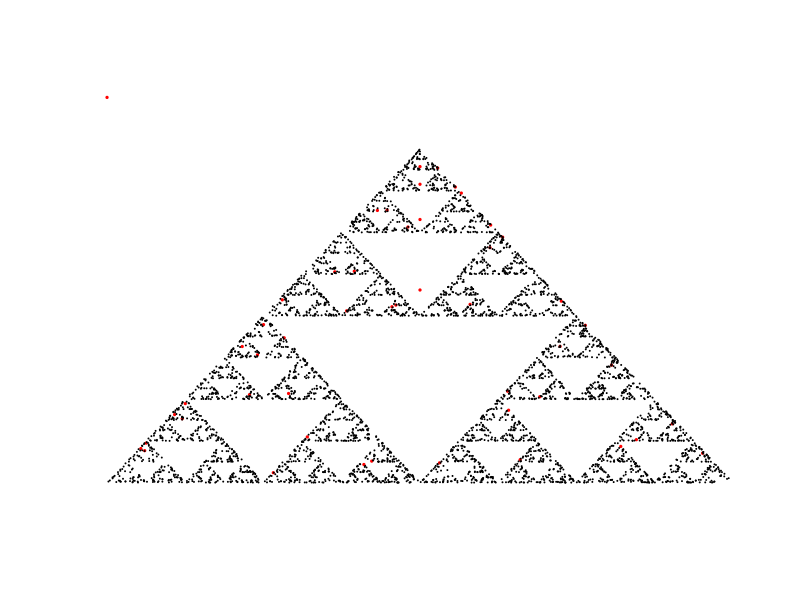
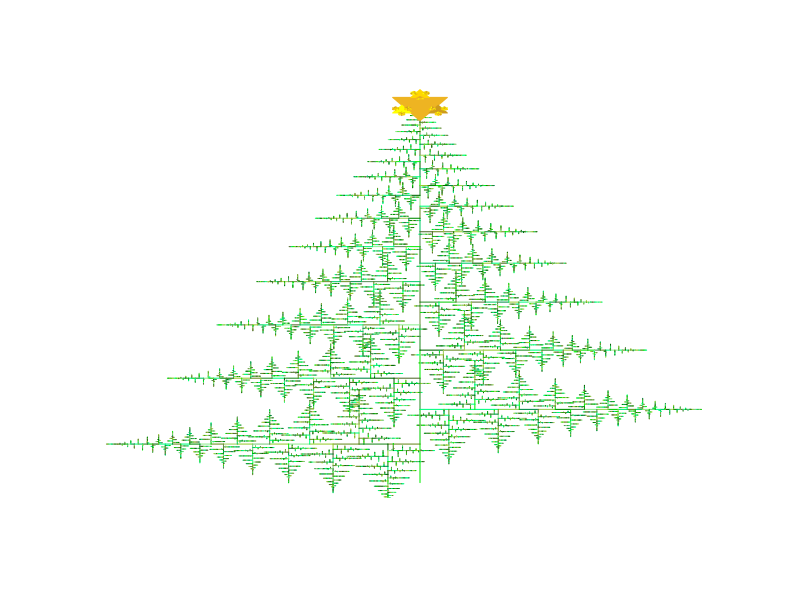

Generate these figures, in order, with R:
#!usr/bin/env Rscript

# script:
# Desc:
# Author: David Bridgwood (dmb2417@ic.ac.uk)

rm(list = ls())
graphics.off()

###############################################################################
# fractals in nature
###############################################################################

# menger sponge (cube)
# sierpinski carpet

############################ 19 the chaos game! ###############################

chaos_game <- function(np = 1000){
    a <- c(0, 0)
    b <- c(3, 4)
    c <- c(4, 1)
    X <- c(0, 0)
    plot(X[1], X[2], cex = 0.1, xlim = c(0, 4), ylim = c(0, 4),
         xaxt = 'n', yaxt = 'n', ann = FALSE, bty = 'n')
    z <- c(list(a), list(b), list(c))
    for(i in 1:np){
        target_point <- z[[sample(c(1,2,3), 1)]]
        new_x <- target_point[1] - ((target_point[1] - X[1])/2)
        new_y <- target_point[2] - ((target_point[2] - X[2])/2)
        X <- c(new_x, new_y)
        points(X[1], X[2], cex = 0.1)
    }
}

# chaos_game()


############################## challenge E ####################################

challenge_e <- function(np = 1000){
    a <- c(0, 0)
    b <- c(4, 0)
    c <- c(2, sqrt(12))
    X <- c(0, 4)
    plot(X[1], X[2], cex = 0.3, col = "red", xlim = c(0, 4), ylim = c(0, 4),
         pch = 19, xaxt = 'n', yaxt = 'n', ann = FALSE, bty = 'n')
    z <- c(list(a), list(b), list(c))
    for(i in 1:np){
        if(i < 50){
            pcol <- "red"
            pcex = 0.3
        } else{
            pcol <- "black"
            pcex = 0.1
        }
        target_point <- z[[sample(c(1,2,3), 1)]]
        new_x <- target_point[1] - ((target_point[1] - X[1])/2)
        new_y <- target_point[2] - ((target_point[2] - X[2])/2)
        X <- c(new_x, new_y)
        points(X[1], X[2], cex = pcex, col = pcol, pch = 19)
    }
}

challenge_e(5000)

################################ 20 turtle ####################################


turtle <- function(start_pos = c(0,0), direction = pi/4, v_len = 1){
    end_x = start_pos[1] + cos(direction)*v_len
    end_y = start_pos[2] + sin(direction)*v_len
    segments(start_pos[1], start_pos[2], end_x, end_y)
    return(c(end_x, end_y))
}

# plot.new()
# plot.window(xlim = c(-1,1), ylim = c(-1,1))
# turtle()


################################ 21 elbow #####################################


elbow <- function(start_pos = c(0,0), direction = pi/4, v_len = 1){
    start_pos <- turtle(start_pos, direction, v_len)
    direction2  <- direction - (pi/4)
    v_len1<- v_len*0.95
    turtle(start_pos, direction2, v_len1)
}

# plot.new()
# plot.window(xlim = c(0,4), ylim = c(-2,2))
# elbow()


############################## 22 spiral ######################################


spiral <- function(start_pos = c(0,0), direction = pi/4, v_len = 1){
    start_pos <- turtle(start_pos, direction, v_len)
    direction2  <- direction - (pi/4)
    v_len1 <- v_len*0.95
    spiral(start_pos, direction2, v_len1)
}

# plot.new()
# plot.window(xlim = c(0,4), ylim = c(-2,2))
# spiral()


############################## 23 spiral_2 ####################################


spiral_2 <- function(start_pos = c(0,0), direction = pi/4, v_len = 1,
                     e = 0.01){
    if(v_len > e){
        start_pos <- turtle(start_pos, direction, v_len)
        direction2  <- direction - (pi/4)
        v_len1 <- v_len*0.95
        spiral_2(start_pos, direction2, v_len1, e)
    }
}

# plot.new()
# plot.window(xlim = c(0,3), ylim = c(-2,2))
# spiral_2()


################################ 24 tree ######################################


tree <- function(start_pos = c(0,0), direction = pi/2 , v_len = 1, e = 0.01){
    if(v_len > e){
        start_pos <- turtle(start_pos, direction, v_len)
        direction2  <- direction - (pi/4)
        direction3 <- direction + (pi/4)
        v_len1 <- v_len*0.65
        tree(start_pos, direction2, v_len1, e)
        tree(start_pos, direction3, v_len1, e)
    }
}

# plot.new()
# plot.window(xlim = c(-3,3), ylim = c(0,3))
# tree()


############################### 25 fern #######################################


fern <- function(start_pos = c(0,0), direction = pi/2 , v_len = 1, e = 0.01){
    if(v_len > e){
        start_pos <- turtle(start_pos, direction, v_len)
        direction3  <- direction + (pi/4)
        direction2 <- direction
        v_len1 <- v_len*0.87
        v_len2 <- v_len*0.38
        fern(start_pos, direction2, v_len1, e)
        fern(start_pos, direction3, v_len2, e)
    }
}

# plot.new()
# plot.window(xlim = c(-3,3), ylim = c(0,8))
# fern()


############################## 26 fern_2 ######################################

fern_2 <- function(start_pos = c(0,0), direction = pi/2 , v_len = 1,
                   e = 0.01, dir = -1){
    if(v_len > e){
        start_pos <- turtle(start_pos, direction, v_len)
        dir <- -dir
        direction3 <- direction + (dir*(pi/4))
        direction2 <- direction
        v_len1 <- v_len*0.87
        v_len2 <- v_len*0.38
        fern_2(start_pos, direction2, v_len1, dir, e=e)
        fern_2(start_pos, direction3, v_len2, -dir, e=e)
    }
}


# plot.new()
# plot.window(xlim = c(-2,2), ylim = c(0,7.5))
# fern_2()
#
# a <- proc.time()
# plot.new()
# plot.window(xlim = c(-2,2), ylim = c(0,7.5))
# fern_2(e = 0.1)
# proc.time() - a  # elapsed = 0.169s
#
# a <- proc.time()
# plot.new()
# plot.window(xlim = c(-2,2), ylim = c(0,7.5))
# fern_2(e = 0.005)
# proc.time() - a  # elapsed = 23.599s

######################### challenge F #########################################


challenge_F <- function(){

    turtle2 <- function(start_pos = c(0,0), direction = pi/4, v_len = 1,
                        colour = "black", width = 0.1){
        end_x = start_pos[1] + cos(direction)*v_len
        end_y = start_pos[2] + sin(direction)*v_len
        segments(start_pos[1], start_pos[2], end_x, end_y, col = colour)
        return(c(end_x, end_y))
    }

    christmas_tree  <- function(start_pos = c(0,0), direction= pi/2, v_len = 1,
                                e = 0.01, dir = -1, colour = "", width = 0.7){

        tree_cols <- c("yellowgreen", "springgreen", "springgreen1",
                        "springgreen2", "springgreen3", "springgreen4",
                        "palegreen2", "palegreen3", "palegreen4", "olivedrab",
                        "olivedrab3", "olivedrab4", "green2", "green3",
                        "green4", "forestgreen", "darkgreen", "darkolivegreen",
                        "darkolivegreen3", "darkolivegreen4")

        if(v_len > e){
            start_pos <- turtle2(start_pos, direction, v_len,
                                colour = sample(tree_cols), width)
            dir <- -dir
            direction3 <- direction + (dir*(pi/2))
            direction2 <- direction
            v_len1 <- v_len*0.9
            v_len2 <- v_len*0.41
            christmas_tree(start_pos, direction2, v_len1, dir, e=e,
                        colour = sample(tree_cols), width)
            christmas_tree(start_pos, direction3, v_len2, -dir, e=e,
                        colour = sample(tree_cols), width)
        }
    }

    triangle <- function(initial, size, angle, colour){
        v1 <- c(initial[1] + cos(angle)*(0.5*size),
                initial[2] - sin(angle)*(0.5*size))
        v2 <- c(initial[1] - cos(angle)*(0.5*size),
                initial[2] + sin(angle)*(0.5*size))
        v3 <- c(initial[1] + cos((pi/2)-angle)*size*sqrt(0.75),
                initial[2] + sin((pi/2)-angle)*size*sqrt(0.75))
        polygon(rbind(v1,v2,v3), col = colour,
                border = colour)
        return(rbind(v1, v2, v3))
    }

    midpt <- function(pt1 = c(0,0), pt2 = c(1,1)){
        newx <- pt1[1] - ((pt1[1] - pt2[1])/2)
        newy <- pt1[2] - ((pt1[2] - pt2[2])/2)
        return(c(newx, newy))
    }

    koch <- function(initial = c(0,10), size = 0.7, angle = pi){
        star_cols <- c("gold", "gold1", "gold2", "goldenrod", "goldenrod2",
                    "goldenrod3", "yellow", "yellow1", "yellow2")
        a <- triangle(initial, size, angle, colour = sample(star_cols))
        if(size > 0.01){
            initiala <- midpt(a[1,], a[2,])
            anglea <- -((pi) - angle)
            initialb <- midpt(a[2,], a[3,])
            angleb <- -((pi/3)-angle)
            initialc <- midpt(a[3,], a[1,])
            anglec <- angle + (pi/3)
            nsize <- size/3
            koch(initial = initiala, size = nsize, angle = anglea)
            koch(initial = initialb, size = nsize, angle = angleb)
            koch(initial = initialc, size = nsize, angle = anglec)
        }
    }
christmas_tree()
koch()
}

plot.new()
plot.window(xlim = c(-4,4), ylim = c(0,10))
challenge_F()

